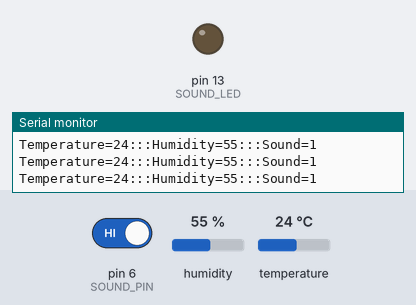
Simulated run of this sketch. Board: Arduino Uno, built with avr-gcc and run on an emulated ATmega328P. Parts: output pins drawn as LEDs (lit = HIGH), the last lines printed to the serial monitor. The test bench sets the inputs (shaded band); at power-on: pin 6 (SOUND_PIN) HIGH, humidity 55 %, temperature 24 °C.

Above: at 1.2 s.
1.3 s: pin 6 (SOUND_PIN) driven LOW
At 2.1 s:
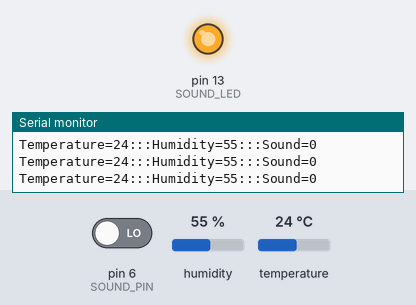
5.8 s: pin 6 (SOUND_PIN) driven HIGH
At 6.3 s:
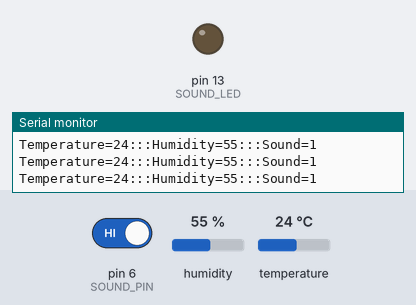
Timing chart, 0 to 8.8 s (numbered marks = the images above; inputs shaded):
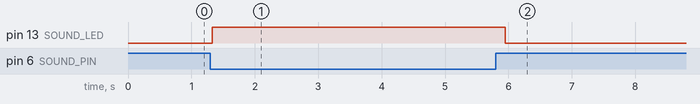

The sketch:

ArduinoSide.ino
```cpp
#include <dht.h>

dht DHT;

#define DHT11_PIN 7
#define SOUND_PIN 6
#define SOUND_LED 13

//Temperature & humidity
int temperature = -999;
int humidity = -999;
int sound = -1;

//Sound
int soundDetectedVal = HIGH;
boolean soundStillRunning = false;
unsigned long soundRunningTime = 1000; // in milliseconds
int cpt = 0;
int isNoisy = 0;

void setup(){
  Serial.begin(9600);
  pinMode(SOUND_PIN, INPUT);
  pinMode(DHT11_PIN, INPUT);
  pinMode(SOUND_LED, OUTPUT);
}

void loop()
{
  int chk = DHT.read11(DHT11_PIN); //Needed to dht function normally
  humidity = DHT.humidity;
  temperature = DHT.temperature;
  sound = digitalRead(SOUND_PIN);

  if(sound == 0){
    isNoisy = 1;
   // Serial.println("NOISYYYYY: " + cpt);
  }

  if(isNoisy && cpt < 5){
    sound = 0;
      //  Serial.println("STILL NOISYYYYY");
  }else{
    sound = digitalRead(SOUND_PIN);
  }

  if(humidity != -999 && temperature != -999){
      Serial.print("Temperature=");
      Serial.print(temperature);
      Serial.print(":::Humidity=");
      Serial.print(humidity);
      Serial.print(":::");
      Serial.print("Sound=");
      Serial.print(sound);
      Serial.println("");

      if(sound == 0){
        digitalWrite(SOUND_LED , HIGH);
      }else{
        digitalWrite(SOUND_LED , LOW);
      }

      cpt++;
  }


//  soundDetectedVal = digitalRead(SOUND_PIN);
//  if(soundDetectedVal == LOW) //If we hear something
//  {
//    Serial.print("Loud");
//  }else{
//    Serial.print("Quiet");
//  }


  //delay(1250);

  if(isNoisy && cpt >= 5){
    isNoisy = 0;
    cpt=0;
  }

}
```

Measured:
- after the input at 1.3 s, pin 13 (SOUND_LED): LOW → HIGH at once
- after the input at 5.8 s, pin 13 (SOUND_LED): HIGH → LOW after 0.15 s
